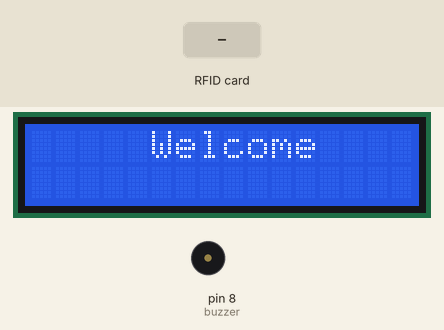
Recording of a sketch running on a simulated Arduino Uno, built with avr-gcc and run on an emulated ATmega328P. On the bench: 16×2 character LCD, buzzer (waves = sounding, pin HIGH). The test bench sets the inputs (shaded band). Pins used as bus, display or sensor lines are not drawn; what the sketch prints to the serial monitor is not drawn.

Above: at 1.3 s.
1.4 s: RFID card E5 B1 5F 1C held to the reader
At 1.7 s:
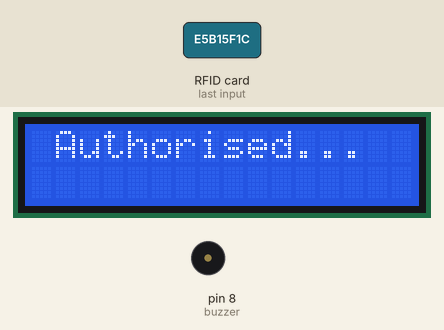
2.9 s: RFID card 5E 7A 19 C4 held to the reader
At 5.6 s:
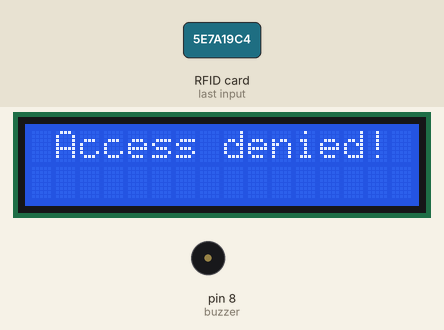
At 10.05 s:
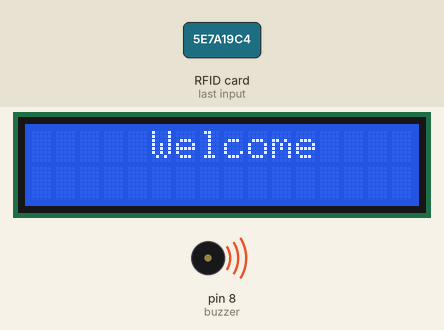
Timing chart, 0 to 11.6 s (numbered marks = the images above; inputs shaded):
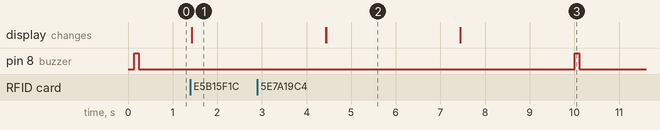

The sketch:

RFID.ino
```cpp
#include <SPI.h>
#include <MFRC522.h>
#include<Wire.h>
#include<LiquidCrystal.h>
int buzzer=8;
char charBuf[14];
//int button=2;
//int i=0, buzz =8;
//int ldrStatus

//int btns =2;


#define SS_PIN 10
#define RST_PIN 9
MFRC522 mfrc522(SS_PIN, RST_PIN);// Create MFRC522 instance.
 LiquidCrystal lcd(7,6,5,4,3,2);
void setup() {
  lcd.begin(16,2);
  lcd.setCursor(5,0);
  lcd.print("Welcome");
  Wire.begin(8);
  Wire.onRequest(requestEvent);
   Serial.begin(9600);   // Initiate a serial communication
  SPI.begin();      // Initiate  SPI bus
  mfrc522.PCD_Init();

  pinMode(buzzer,OUTPUT);
  //pinMode(button,INPUT);
  //Serial.begin(9600);
   //attachInterrupt(1,interrupt1, RISING);
}


void loop() {


funk();
//  q();
  if(millis()<=60000)
  {
      if((millis()/1000)%10==0)
      {
          func1(100);
          delay(1000);
      }
  }
  if(millis()>60000 && millis()<=120000)
  {
      if(((millis()/1000)-60)%7==0)
      {
          func1(100);
          delay(1000);
      }
  }
  if(millis()>120000 && millis()<=170000)
  {
       if(((millis()/1000)-120)%4==0)
       {
          func1(100);
          delay(1000);
       }
  }
   if(millis()>170000 && millis()<=180000)
  {
       if((millis()/1000)%1==0)
       {
          func1(60);
          delay(1000);
       }
  }

}
/*

if ( ! mfrc522.PICC_IsNewCardPresent())
  {
    return;
  }
  // Select one of the cards
  if ( ! mfrc522.PICC_ReadCardSerial())
  {
    return;
  }
  //Show UID on serial monitor
  Serial.print("UID tag :");
  String content= "";
  byte letter;
  for (byte i = 0; i < mfrc522.uid.size; i++)
  {
     Serial.print(mfrc522.uid.uidByte[i] < 0x10 ? " 0" : " ");
     Serial.print(mfrc522.uid.uidByte[i], HEX);
     content.concat(String(mfrc522.uid.uidByte[i] < 0x10 ? " 0" : " "));
     content.concat(String(mfrc522.uid.uidByte[i], HEX));

  }//Show UID on serial monitor
  Serial.print("UID tag :");
  String content1= " ";
  byte letter;
  for (byte i = 0; i < mfrc522.uid.size; i++)
  {
     Serial.print(mfrc522.uid.uidByte[i] < 0x10 ? " 0" : " ");
     Serial.print(mfrc522.uid.uidByte[i], HEX);
     content.concat(String(mfrc522.uid.uidByte[i] < 0x10 ? " 0" : " "));
     content.concat(String(mfrc522.uid.uidByte[i], HEX));

  }

  Serial.println();
  Serial.print("Message : ");
  int flag=0;
  content.toUpperCase();
  if (content.substring(1) == "E5 B1 5F 1C") //change here the UID of the card/cards that you want to give access
{ //Serial.print(content.substring(1) );

     //flag=1;
 //   int x=millis();
    delay(1000);
    fuck();
    return();
   // else
 //{
 if(flag==10)
 {last();
 }
 }
  //  break();
//


 else   {
    Serial.println(" Access denied");
  }
  /*goto PQR;
  ABC: last();
  PQR: ;
*/
 String stringone;


void funk(){
  //int flag=0;
  static int flag=0;
  // Look for new cards
  if ( ! mfrc522.PICC_IsNewCardPresent())
  {
 return;
    //flag++;
  }

  // Select one of the cards
  if ( ! mfrc522.PICC_ReadCardSerial())
  {
    //flag++;
  //return;
  }
  //Show UID on serial monitor
//delay(1000);
 // Serial.print(flag);
//  return;
  /*if(flag>=10)
   {last();
   }
    */
  Serial.print("UID tag :");
  String content= "";
  byte letter;


  for (byte i = 0; i < mfrc522.uid.size; i++)
  {
     //Serial.print(mfrc522.uid.uidByte[i] < 0x10 ? " 0" : " ");
    Serial.print(mfrc522.uid.uidByte[i], HEX);
    content.concat(String(mfrc522.uid.uidByte[i] < 0x10 ? " 0" : " "));
    content.concat(String(mfrc522.uid.uidByte[i], HEX));
//     letter=byte(mfrc522.uid.uidByte[i],HEX);


     stringone=String(mfrc522.uid.uidByte[i],HEX);


    content.toCharArray(charBuf,14);


     //flag++;
  }


  Serial.println();

  content.toUpperCase();

  Serial.print("Message : ");


  if(content.substring(1) == "E5 B1 5F 1C" ) //change
//   here the UID of the card/cards that you want to give access
  {flag++;
  lcd.clear();
  lcd.setCursor(1,0);
  lcd.print("Authorised...");
     //Serial.println("going");


  // content.substring(1) = "E5 B1 5F 1B";
  delay(3000);
   Serial.println(flag);

    Serial.println();

    if(flag>=10)
   {
    last();
   }

    }
 //

//
//}
 else   {
  Serial.println(" Access denied");
  lcd.clear();
  lcd.setCursor(1,0);
  lcd.print("Access denied!");
   delay(3000);
 }
 lcd.clear();
 lcd.setCursor(5,0);
 lcd.print("Welcome");


  }
  void requestEvent(){
  //int time2=0;
  //int time1=millis();
  //while(time2<=time1+5000){

 for(int i=0;i<16;i++){
  Serial.print(charBuf[i]);
 Wire.write(charBuf[i]);
 }
  //time2=millis();
  }


byte letter;


  void func1(int x) {
    digitalWrite(buzzer,HIGH);
    delay(x);
    digitalWrite(buzzer,LOW);
}
void last()
{
  Serial.println(" done");
  // digitalWrite(buzzer,HIGH);
    //delay(500);
 //digitalWrite(buzzer,LOW);

}
```

Measured:
- after the input at 1.4 s, the display: changes at once (image 1)
- after the input at 2.9 s, the display: first differs from a run without the input after 1.5 s (image 2)
- what the display in image 2 shows lasts 3.0 s, from 4.4 s to 7.4 s
